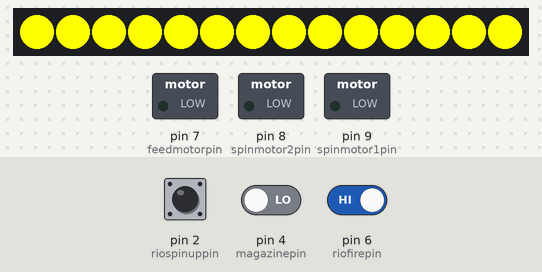
The sketch below on a simulated Arduino Uno, built with avr-gcc and run on an emulated ATmega328P. Shown: 14 RGB LEDs in strip order, left to right, switched loads named in the sketch (green lamp = pin HIGH). Inputs (shaded band) come from the test bench; at power-on: pin 6 (riofirepin) HIGH, pin 2 (riospinuppin) HIGH, pin 4 (magazinepin) LOW. Dim RGB values are drawn brighter than linear.

Above: at 1.2 s.
1.3 s: pin 6 (riofirepin) driven LOW
At 1.7 s:
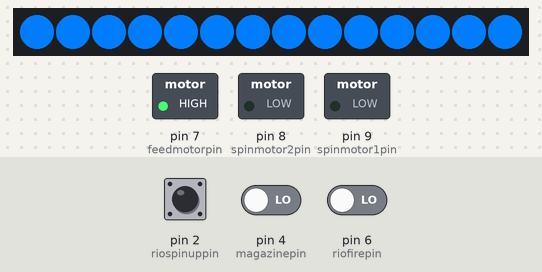
2.8 s: pin 2 (riospinuppin) pulled LOW for 0.15 s
At 2.95 s:
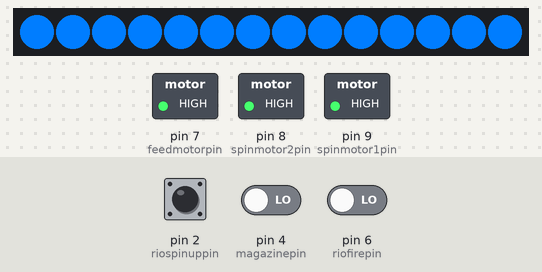
3.5 s: pin 2 (riospinuppin) pulled LOW for 1 s
At 4.48 s:
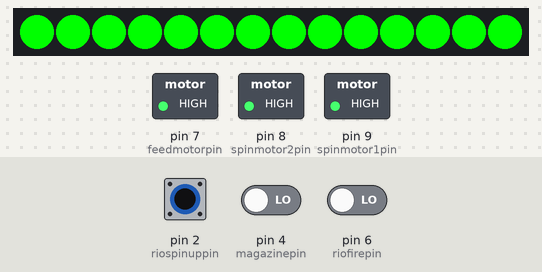
5.1 s: pin 4 (magazinepin) driven HIGH
At 5.13 s:
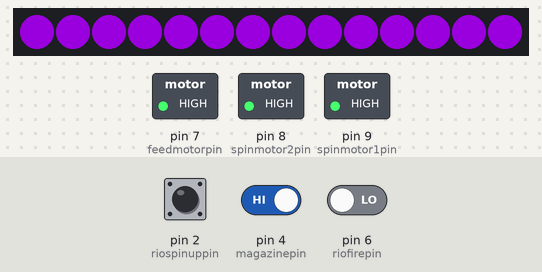
7.1 s: pin 4 (magazinepin) driven LOW
At 7.26 s:
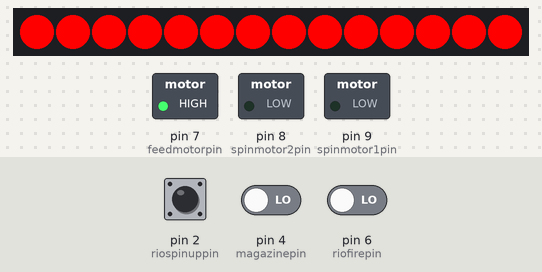
8.9 s: pin 6 (riofirepin) driven HIGH
At 15.9 s:
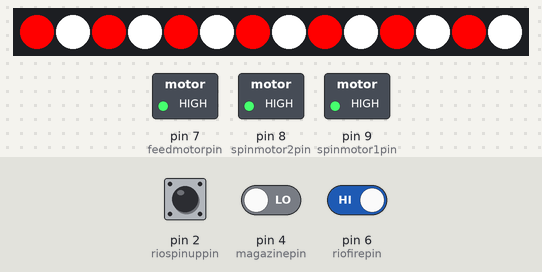
Timing chart, 0 to 26.7 s (numbered marks = the images above; inputs shaded):
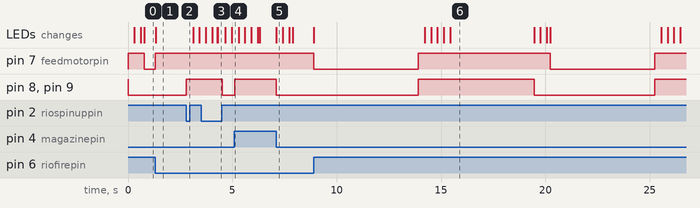

Measured:
- after the input at 1.3 s, pin 7 (feedmotorpin): LOW → HIGH at once; the LEDs: change at once (image 1)
- after the input at 2.8 s, pin 8 (spinmotor2pin), pin 9 (spinmotor1pin): LOW → HIGH at once
- after the input at 3.5 s, the LEDs: first differ from a run without the input after 0.81 s (image 3)
- after the input at 5.1 s, pin 8 (spinmotor2pin), pin 9 (spinmotor1pin): LOW → HIGH at once
- after the input at 7.1 s, pin 8 (spinmotor2pin), pin 9 (spinmotor1pin): HIGH → LOW at once; the LEDs: change at once (image 5)
- after the input at 8.9 s, pin 7 (feedmotorpin): alternates HIGH for 6.3 s and LOW for 5.0 s, starting at once; the LEDs: first change at once (image 6 shows a later state)

The sketch:

NerfGunArduino.ino
```cpp
#include <Adafruit_DotStar.h>
#include <SPI.h>

const bool enablemotors = true;

#define NUMPIXELS 14 // Number of LEDs in strip

Adafruit_DotStar ledstrip = Adafruit_DotStar(NUMPIXELS, DOTSTAR_BGR);

#define spinmotor1pin 9 // off = high
#define spinmotor2pin 8 // on = low
#define feedmotorpin 7

#define triggerpin 5 // all tied high (pullup)
#define readypin 3
#define magazinepin 4

#define riospinuppin 2 // floating
#define riofirepin 6

long motorspinuptime = 0;
long motorfiretime = 0;
long cooldowntimer = 0;
long timenow = 0;
const long motorspinupmaxtime = 10000;
const long motorfiremaxtime = 5000;
const long motorcooldowntime = 4000;

bool overheat = false;

void setup() {

  ledstrip.begin(); // Initialize pins for output
  ledstrip.show();  // Turn all LEDs off ASAP

  pinMode(spinmotor1pin, OUTPUT);
  pinMode(spinmotor2pin, OUTPUT);
  pinMode(feedmotorpin, OUTPUT);
  pinMode(triggerpin, INPUT);
  pinMode(readypin, INPUT);
  pinMode(magazinepin, INPUT);
  pinMode(riospinuppin, INPUT);
  pinMode(riofirepin, INPUT);

  digitalWrite(spinmotor1pin, HIGH);
  digitalWrite(spinmotor2pin, HIGH);
  digitalWrite(feedmotorpin, HIGH);


}

const byte seq_booting = 255;
const byte seq_safe = 0;
const byte seq_spinningup = 1;
const byte seq_spinningready = 2;
const byte seq_firing = 3;
const byte seq_spinningdown = 4;
const byte seqcooldown = 5;

const byte maxsequenceval = 4;

uint32_t safecolor = ledstrip.Color(0,255,0);
uint32_t spinningreadycolor = ledstrip.Color(0,125,255);
uint32_t firingcolor = ledstrip.Color(255,255,0);


byte spinseqstep = 0;

byte sequence = seq_safe;

//long lastseqchangetime =0;


void cooldown(){
  safesystem();
  int n=0;
  if(overheat == true){
    for(n=0; n<NUMPIXELS; n++){
      if(n%2==0){
        ledstrip.setPixelColor(n, 255,0,0);
      } else {
        ledstrip.setPixelColor(n,255,255,255);
      }
    }
  }
  ledstrip.show();
  delay(motorcooldowntime);
//  timenow = millis();
  motorspinuptime = 0;
  motorfiretime = 0;
  overheat = false;
  sequence = seq_safe;
}

void show_safe(){
  safesystem();
  int n=0;
  if(overheat == true){
    for(n=0; n<NUMPIXELS; n++){
      ledstrip.setPixelColor(n, 255,255,255);
    }
  } else {
    for(n=0; n<NUMPIXELS; n++){
      ledstrip.setPixelColor(n, safecolor);
    }
  }
  ledstrip.show();
  timenow = millis();
  motorspinuptime = 0;
  motorfiretime = 0;
}

void show_spinningup(){
  byte i;
  timenow = millis();
  if(issafetospin() && timenow - motorspinuptime < motorspinupmaxtime){
    if(enablemotors){
      spinup(); // turn on spin motors
    }
    for(i = spinseqstep; i < 250; i+= 5){
      spinseqstep = i;
      if(!issafetospin()){
        // abort
        sequence = seq_spinningdown;
        safesystem();
        break;
      }
      for(int n=0; n<NUMPIXELS; n++){
        ledstrip.setPixelColor(n, 255-i, 0, i);
      }
      ledstrip.show();
      delay(15);
    }
    if(spinseqstep >= 245){
      sequence = seq_spinningready;
    }
  } else { // spin up time check
    overheat = true;
    safesystem(); // spin down
    spinseqstep = 250;
    sequence = seq_spinningdown;
  }
}

void show_spinningready(){
  timenow = millis();
  if(!issafetospin()){
    // abort
    sequence = seq_spinningdown;
    safesystem();
  }
  if( timenow - motorspinuptime > motorspinupmaxtime){
    overheat = true;
    sequence = seq_spinningdown;
    spinseqstep = 250;
    safesystem();
  }
  for(int n=0; n<NUMPIXELS; n++){
    ledstrip.setPixelColor(n, spinningreadycolor);
  }
  ledstrip.show();
  //delay(1000);
}

void show_firing(){

  if(!issafetospin()){
    // abort
    spinseqstep = 250;
    sequence = seq_spinningdown;
    safesystem();
  } else if(millis() - motorfiretime > motorfiremaxtime){
    overheat = true;
    spinseqstep = 250;
    sequence = seq_spinningdown;
    safesystem();
  } else if(digitalRead(riofirepin) == LOW) {
    sequence = seq_spinningready;
    digitalWrite(feedmotorpin, HIGH);
  } else {
    if(enablemotors){
      digitalWrite(feedmotorpin, LOW);
    }
    for(int n=0; n<NUMPIXELS; n++){
      ledstrip.setPixelColor(n, firingcolor);
    }
    ledstrip.show();
  }
}

void show_spinningdown(){
  byte i;
  safesystem(); // turnoff motors
  for(i = spinseqstep; i > 0; i-= 5){
    spinseqstep = i;
//    if(issafetospin() && overheat== false){
//      // resume spinning
////      spinseqstep=0;
//      sequence = seq_spinningup;
////      safesystem();
//      break;
//    }
    for(int n=0; n<NUMPIXELS; n++){
      ledstrip.setPixelColor(n, 255-i, 0, i);
    }
    ledstrip.show();
    delay(30);
  }
  sequence = seq_safe;
  spinseqstep = 0;
  if(overheat == true){
    sequence = seqcooldown;
    cooldowntimer = motorcooldowntime;
  }
}

bool issafetospin(){
  bool ret = true;
  if(digitalRead(magazinepin) == HIGH){
    ret = false;
  }
  if(digitalRead(riospinuppin) == LOW){
    ret = false;
  }
  return ret;
}

void safesystem(){
  digitalWrite(feedmotorpin, HIGH);
  digitalWrite(spinmotor1pin, HIGH);
  digitalWrite(spinmotor2pin, HIGH);
}

void spinup(){
  digitalWrite(spinmotor1pin, LOW);
  digitalWrite(spinmotor2pin, LOW);
}

void loop() {

  switch(sequence){
    case seq_safe:
      show_safe();
      break;
    case seq_spinningup:
      show_spinningup();
      break;
    case seq_spinningready:
      show_spinningready();
      break;
    case seq_firing:
      show_firing();
      break;
    case seq_spinningdown:
      show_spinningdown();
      break;
    case seqcooldown:
      cooldown();
      break;
    default:
      show_safe();
  }
  delay(10);

    if(digitalRead(riospinuppin) == HIGH && sequence == seq_safe){
      if(issafetospin()){
        motorspinuptime = millis();
        sequence = seq_spinningup;
      }
    }

  //  if(digitalRead(riospinuppin) == HIGH && sequence == seq_spinningdown){
  //    if(millis() - motorspinuptime >
  //  }

    if(digitalRead(riofirepin) == HIGH && sequence == seq_spinningready){
      if(issafetospin()){
        motorfiretime = millis();
        sequence = seq_firing;
      }
    }


}
```
